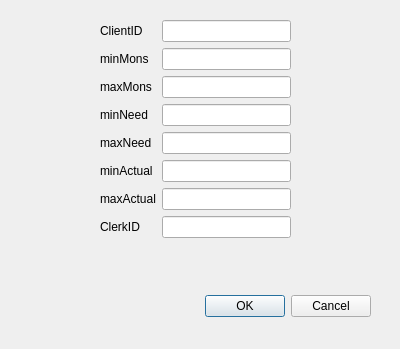
<?xml version="1.0" encoding="UTF-8"?>
<ui version="4.0">
 <class>ChargeDialog</class>
 <widget class="QDialog" name="ChargeDialog">
  <property name="geometry">
   <rect>
    <x>0</x>
    <y>0</y>
    <width>400</width>
    <height>349</height>
   </rect>
  </property>
  <property name="windowTitle">
   <string>Dialog</string>
  </property>
  <widget class="QDialogButtonBox" name="buttonBox">
   <property name="geometry">
    <rect>
     <x>30</x>
     <y>290</y>
     <width>341</width>
     <height>32</height>
    </rect>
   </property>
   <property name="orientation">
    <enum>Qt::Horizontal</enum>
   </property>
   <property name="standardButtons">
    <set>QDialogButtonBox::Cancel|QDialogButtonBox::Ok</set>
   </property>
  </widget>
  <widget class="QWidget" name="formLayoutWidget">
   <property name="geometry">
    <rect>
     <x>100</x>
     <y>20</y>
     <width>191</width>
     <height>252</height>
    </rect>
   </property>
   <layout class="QFormLayout" name="formLayout">
    <item row="0" column="0">
     <widget class="QLabel" name="label">
      <property name="text">
       <string>ClientID</string>
      </property>
     </widget>
    </item>
    <item row="0" column="1">
     <widget class="QLineEdit" name="lineEdit_ClientID"/>
    </item>
    <item row="1" column="0">
     <widget class="QLabel" name="label_2">
      <property name="text">
       <string>minMons</string>
      </property>
     </widget>
    </item>
    <item row="1" column="1">
     <widget class="QLineEdit" name="lineEdit_minMons"/>
    </item>
    <item row="2" column="0">
     <widget class="QLabel" name="label_3">
      <property name="text">
       <string>maxMons</string>
      </property>
     </widget>
    </item>
    <item row="2" column="1">
     <widget class="QLineEdit" name="lineEdit_maxMons"/>
    </item>
    <item row="3" column="0">
     <widget class="QLabel" name="label_4">
      <property name="text">
       <string>minNeed</string>
      </property>
     </widget>
    </item>
    <item row="3" column="1">
     <widget class="QLineEdit" name="lineEdit_minNeed"/>
    </item>
    <item row="4" column="0">
     <widget class="QLabel" name="label_5">
      <property name="text">
       <string>maxNeed</string>
      </property>
     </widget>
    </item>
    <item row="4" column="1">
     <widget class="QLineEdit" name="lineEdit_maxNeed"/>
    </item>
    <item row="5" column="0">
     <widget class="QLabel" name="label_6">
      <property name="text">
       <string>minActual</string>
      </property>
     </widget>
    </item>
    <item row="5" column="1">
     <widget class="QLineEdit" name="lineEdit_minActual"/>
    </item>
    <item row="6" column="0">
     <widget class="QLabel" name="label_7">
      <property name="text">
       <string>maxActual</string>
      </property>
     </widget>
    </item>
    <item row="6" column="1">
     <widget class="QLineEdit" name="lineEdit_maxActual"/>
    </item>
    <item row="7" column="1">
     <widget class="QLineEdit" name="lineEdit_ClerkID"/>
    </item>
    <item row="7" column="0">
     <widget class="QLabel" name="label_8">
      <property name="text">
       <string>ClerkID</string>
      </property>
     </widget>
    </item>
   </layout>
  </widget>
 </widget>
 <resources/>
 <connections>
  <connection>
   <sender>buttonBox</sender>
   <signal>accepted()</signal>
   <receiver>ChargeDialog</receiver>
   <slot>accept()</slot>
   <hints>
    <hint type="sourcelabel">
     <x>248</x>
     <y>254</y>
    </hint>
    <hint type="destinationlabel">
     <x>157</x>
     <y>274</y>
    </hint>
   </hints>
  </connection>
  <connection>
   <sender>buttonBox</sender>
   <signal>rejected()</signal>
   <receiver>ChargeDialog</receiver>
   <slot>reject()</slot>
   <hints>
    <hint type="sourcelabel">
     <x>316</x>
     <y>260</y>
    </hint>
    <hint type="destinationlabel">
     <x>286</x>
     <y>274</y>
    </hint>
   </hints>
  </connection>
 </connections>
</ui>
